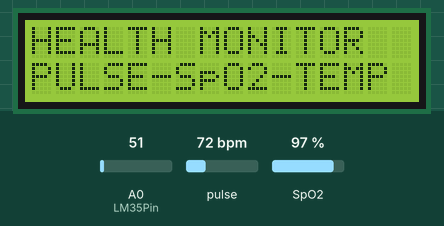
Recording of a sketch running on a simulated Arduino Uno, built with avr-gcc and run on an emulated ATmega328P. Shown: 16×2 character LCD. The inputs (shaded band) are chosen by the test bench; at power-on: pulse 72 bpm, A0 (LM35Pin) = 51, SpO2 97 %. What the sketch prints to the serial monitor is not drawn.

Above: at 0.1 s.
At 5.6 s:
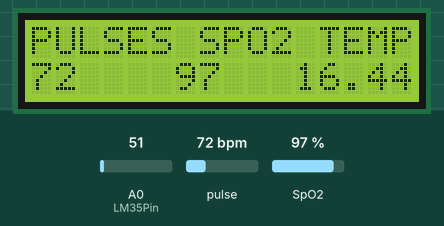
5.7 s: pulse set to 70 bpm
At 10.9 s:
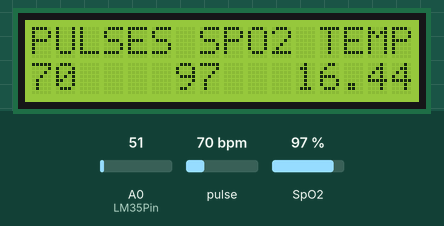
Timing chart, 0 to 12.4 s (numbered marks = the images above; inputs shaded):
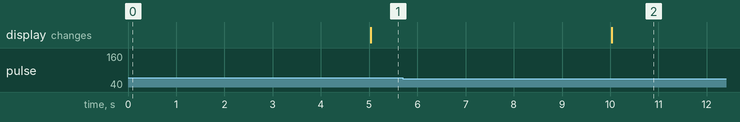

The sketch:

Health-Monitoring-System-Master.ino
```cpp
#include <Wire.h>
#include<LiquidCrystal_I2C.h>
LiquidCrystal_I2C lcd(0x3F, 16, 2);
#include "MAX30100_PulseOximeter.h"
#define REPORTING_PERIOD_MS     5000
PulseOximeter pox;
uint32_t tsLastReport = 0;
int pulses, spo2, analogValue;
float voltage, tC;
const int LM35Pin = A0;
//String tData;
void onBeatDetected()
{
  //Serial.println("Finger Detected");
}

void setup()
{
  Serial.begin(115200);
  pinMode(A0, INPUT);
  lcd.init();
  lcd.backlight();
  lcd.clear();
  lcd.setCursor(0, 0);
  lcd.print("HEALTH MONITOR");
  lcd.setCursor(0, 1);
  lcd.print("PULSE-SpO2-TEMP");
  delay(3000);
  //  Serial.print("Initializing pulse oximeter..");
  if (!pox.begin()) {
    //  Serial.println("FAILED");
    for (;;);
  } else {
    //Serial.println("SUCCESS");
  }
  pox.setIRLedCurrent(MAX30100_LED_CURR_7_6MA);
  pox.setOnBeatDetectedCallback(onBeatDetected);
}

void loop()
{
  pox.update();
  if (millis() - tsLastReport > REPORTING_PERIOD_MS) {
    // Sense Temperature
    voltage = analogRead(LM35Pin) * 3.3 / 1024.0;
    tC = voltage * 100.0;
    //tData = (String)tC + " " + (char)223 + "C";
    //Serial.print("Heart rate:");
    pulses = pox.getHeartRate();
    spo2 = pox.getSpO2();
    if (pulses > 50 && spo2 > 50)
    {
      Serial.print(pulses);
      Serial.print(",");
      Serial.print(spo2);
      Serial.print(",");
      Serial.print(tC);
    }
    tsLastReport = millis();
    lcd.clear();
    lcd.setCursor(0, 0);
    lcd.print("PULSES SPO2 TEMP");
    lcd.setCursor(0, 1);
    lcd.print(pulses);
    lcd.setCursor(6, 1);
    lcd.print(spo2);
    lcd.setCursor(11, 1);
    lcd.print(tC);
  }
}
```

Measured:
- after the input at 5.7 s, the display: changes after 4.3 s (image 2)
